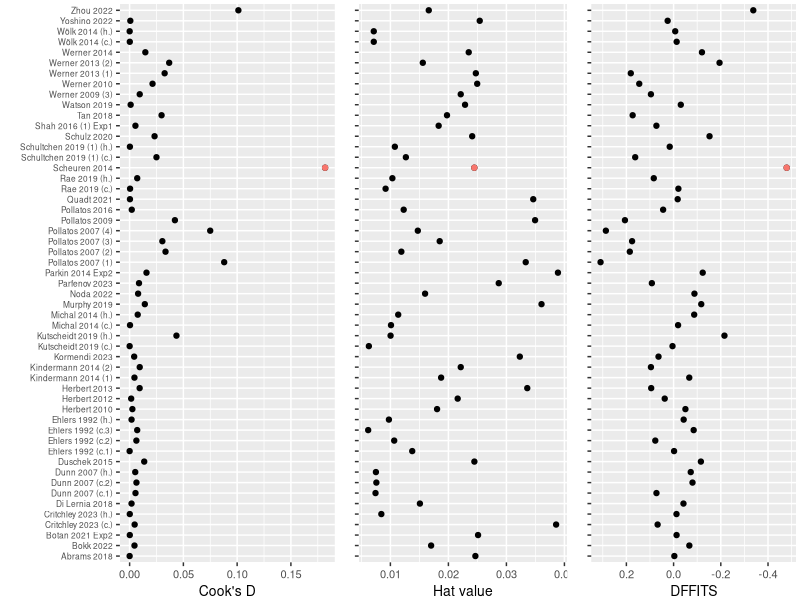
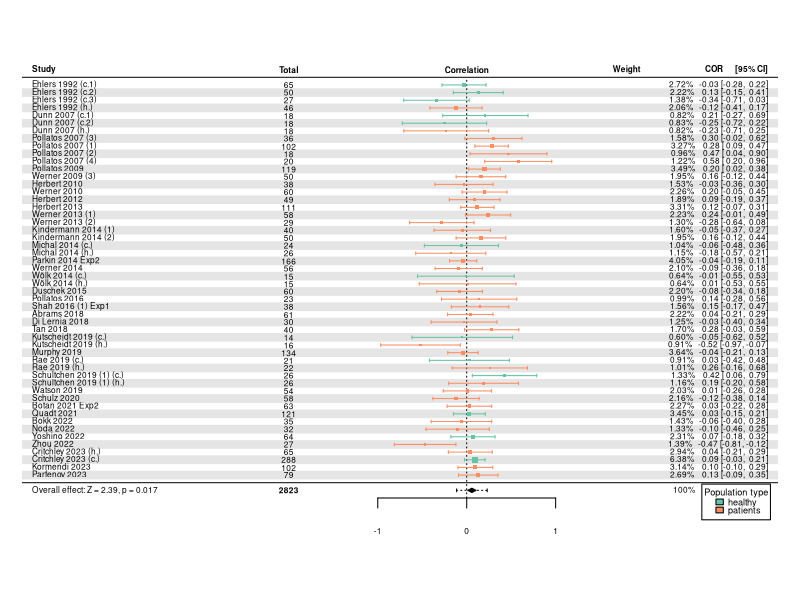
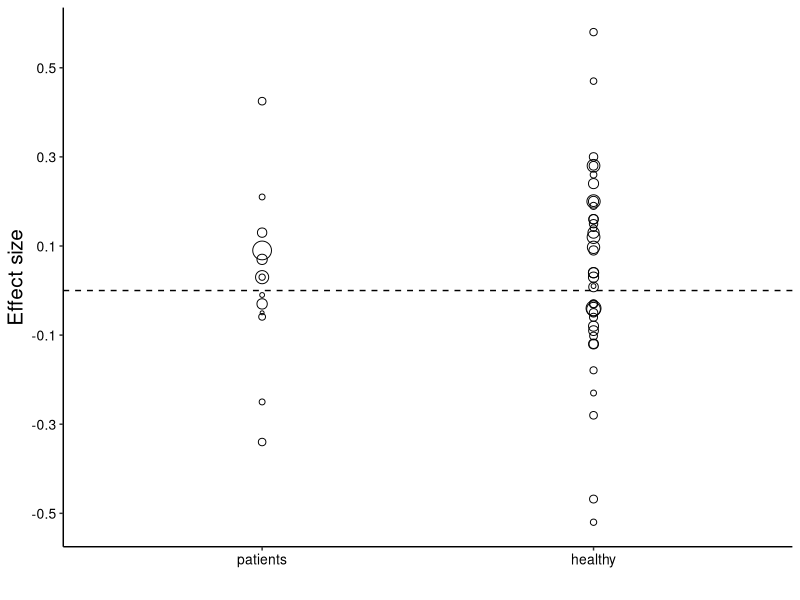
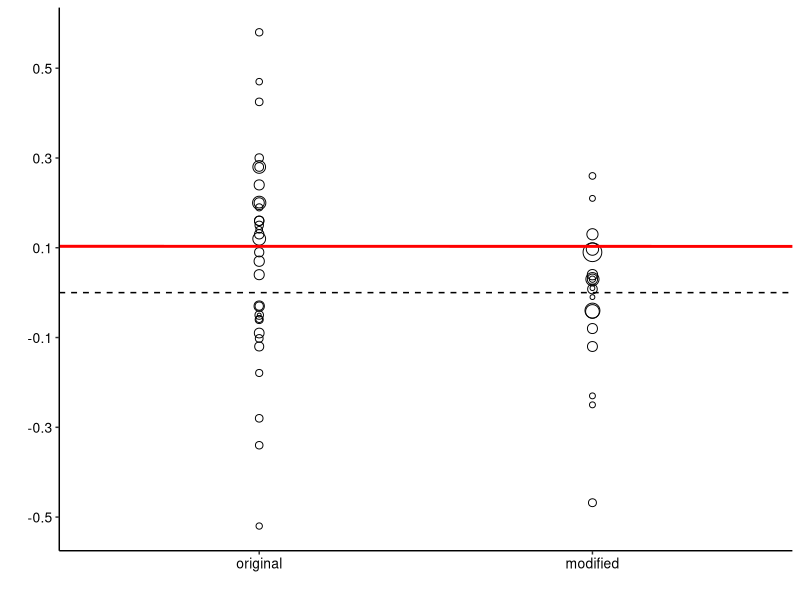
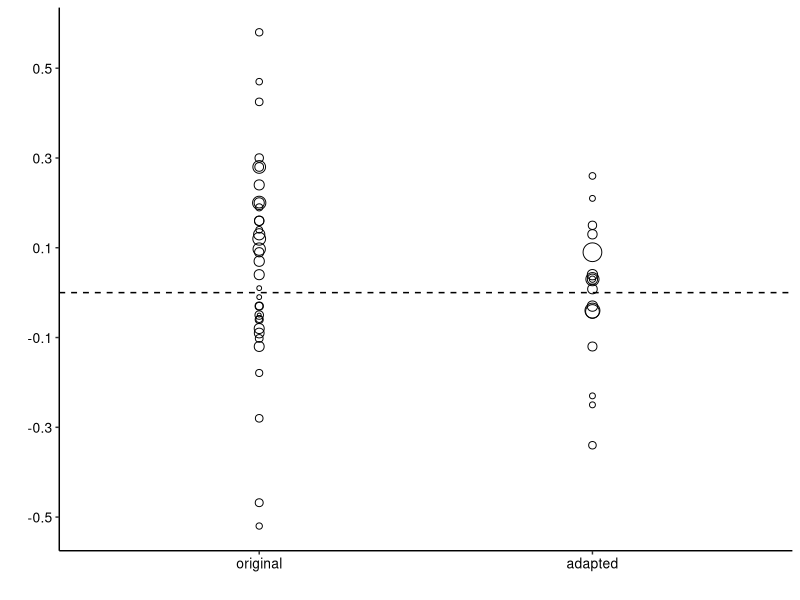
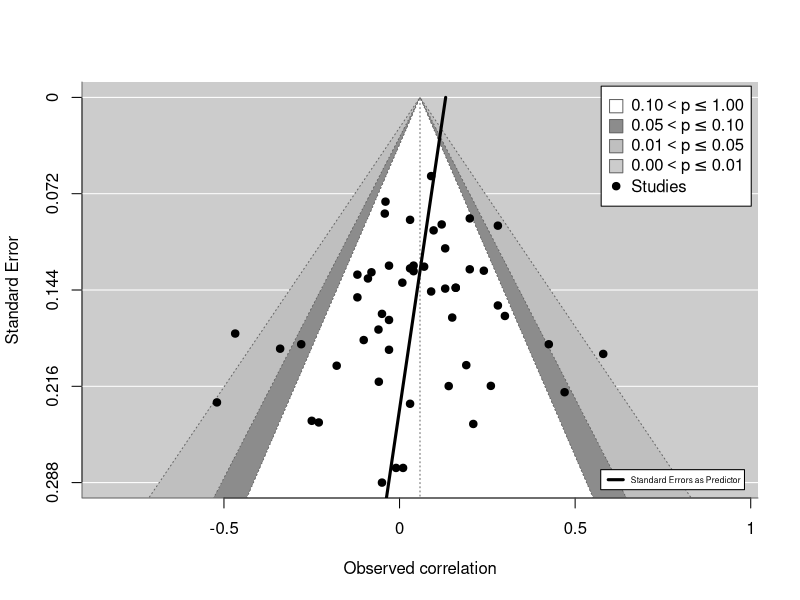

The R script that drew these images, in order: (Note: this script raises an error after producing the figures.)
# HCT and STAI-T ====
# Description: script to conduct meta-analysis investigating relationships between the HCT and STAI-T

# Create a vector of packages to use 
used_pachages <- c("dmetar", "ggplot2", "gridExtra", "metafor", "metameta", "metaviz", "readxl")
# Load packages
lapply(used_pachages, require, character.only = TRUE)

# Set working directory
setwd('/home/eparfenov/projects/HCT-questionnaires/')

# Load data and set up factors
mydata = read.table("Articles - STAI-T.tsv", sep = '\t', quote = "", header=TRUE)
mydata$Article <- as.factor(mydata$Article)
mydata$Formula_type <- as.factor(mydata$Formula_type)
mydata$Instructions_comb <- as.factor(mydata$Instructions_comb)
mydata$r_nature <- as.factor(mydata$r_nature)
# Set levels in the order they appear in the data set
mydata$Participants <- factor(mydata$Participants, levels = unique(mydata$Participants)) 

## Mixed effects model ====
res <- rma.mv(Corrected_r, Variance, random = ~ 1 | Article, data = mydata)
summary(res)

### Calculate heterogeneity ====
W <- diag(1/res$vi)
X <- model.matrix(res)
P <- W - W %*% X %*% solve(t(X) %*% W %*% X) %*% t(X) %*% W
I = 100 * sum(res$sigma2) / (sum(res$sigma2) + (res$k-res$p)/sum(diag(P)))
I

## Influence analyses =====
### DFFITS ====
mydata$df_vals <- dfbetas(res)$intrcpt
which(abs(mydata$df_vals) > 3 * sqrt(1 / (length(unique(res$dat$ID)) - 1)))
### Cook's D ====
mydata$cook_vals <- cooks.distance(res)
which(mydata$cook_vals > 0.45)
### Hats ====
mydata$hat_vals <- hatvalues(res)
which(mydata$hat_vals > 3 * (1 / length(unique(res$dat$ID))))

### Plot influence analysis ====
p1 <- qplot(cook_vals, ID, data=mydata) + 
  geom_point(data = mydata[25, ], aes(color = "red")) +
  theme(axis.title.y=element_blank(),
        axis.text.y=element_text(size=6),
        axis.text.x=element_text(size=8),
        axis.title.x=element_text(size=10),
        legend.position = "none") + 
  xlab("Cook's D")

p1 <- p1 + theme(plot.margin = unit(c(0.2, 0, 0, 1), "lines"))

p2 <- qplot(hat_vals, ID, data=mydata) + 
      geom_point(data = mydata[25, ], aes(color = "red")) +
      theme(axis.title.y=element_blank(),
      axis.text.y=element_blank(),
      axis.text.x=element_text(size=8),
      axis.title.x=element_text(size=10),
      legend.position = "none") + 
  xlab("Hat value")

p2 <- p2 + theme(plot.margin = unit(c(0.2, 0, 0, 1), "lines"))

p3 <- qplot(df_vals, ID, data=mydata) + 
      geom_point(data = mydata[25, ], aes(color = "red")) +
      theme(axis.title.y=element_blank(),
      axis.text.y=element_blank(),
      axis.text.x=element_text(size=8),
      axis.title.x=element_text(size=10),
      legend.position = "none") +
  xlab("DFFITS") + 
  scale_x_reverse()

p3 <- p3 + theme(plot.margin = unit(c(0.2, 0.2, 0, 1), "lines"))

p4 <- grid.arrange(p1, p2, p3, nrow = 1, widths=c(1.8,1.25,1.25))

ggsave('influence-analysis.png', path='plots/STAI', plot=p4, width=12, height=6, dpi=600)

# Remove influential cases
data_inf = mydata[-25, ]

## Recalculate mixed effects model ====
res <- rma.mv(Corrected_r, Variance, random = ~ 1 | Article, data = data_inf)
summary(res)
### Re-calculate heterogeneity ====
W <- diag(1/res$vi)
X <- model.matrix(res)
P <- W - W %*% X %*% solve(t(X) %*% W %*% X) %*% t(X) %*% W
I_inf = 100 * sum(res$sigma2) / (sum(res$sigma2) + (res$k-res$p)/sum(diag(P)))
I_inf

## Forest plot ====
colour_palette <- c(
  "healthy" = '#66c2a5',
  "patients" = '#fc8d62'
)
# Assign population type to the specific colours
colout_colours <- colour_palette[res$data$Participants]

png(filename='plots/STAI/forest-plot_all.png', res=600, width=6, height=8, units='in')
forest_plot = forest(res, xlim = c(-5, 3.5),
                     showweights = TRUE,
                     at = seq(-1, 1), shade = "zebra",
                     ilab = (N_sub), ilab.xpos = (-2), cex = 0.5,
                     header = c("Study", "COR      [95% CI]"),
                     colout = colout_colours,
                     # col = col_colours,
                     mlab = "",
                     xlab = "",
                     slab = paste(data_inf$ID),
                     addcred = TRUE)
legend("bottomright", legend = names(colour_palette), fill = colour_palette, title = "Population type", xpd = TRUE, 
       inset = c(0.01, -0.05), 
       x.intersp = 0.5, # adjust horizontal interspacing
       y.intersp = 0.7, # adjust vertical interspacing
       cex = 0.55) # adjust font size
par(xpd = TRUE)
text(-2, res$k+2, "Total", cex = 0.5, font = 2)
text(-2, -1, paste(sum(data_inf$N_sub)), cex = 0.5, font = 2)
text(0, res$k+2, "Correlation", cex = 0.5, font = 2)
text(1.8, res$k+2, "Weight", cex = 0.5, font = 2)
text(forest_plot$xlim[1], -1.23, pos = 4,
     bquote(paste("Overall effect: Z = ", .(formatC(res$zval, digits=2, format="f")), 
                  ", p", .(ifelse(res$pval<.001, " < 0.001",
                                  paste0(" = ",formatC(res$pval, digits=3, format="f")))))),
     xpd = TRUE, cex = 0.5)
dev.off()

## Moderation analysis ====
### Population type ====
mod_part <- rma.mv(Corrected_r, Variance, random = ~ 1 | Article, mods = ~ Participants, data = data_inf,
                   tdist = TRUE # base test statistics and confidence intervals on the t-distribution
)
summary(mod_part)

# Plot and save
mod_partic <- ggplot(data_inf, aes(x = Participants, y = Corrected_r, size = 1/Variance)) + 
  geom_point(data = data_inf, shape = 1) + 
  xlab("") + ylab("Effect size") +
  geom_hline(yintercept = 0, linetype="dashed") +
  theme(axis.title = element_text(size = 15),
        axis.text.y = element_text(size = 10, colour = 'black'),
        axis.text.x = element_text(size = 10, colour = 'black'),
        legend.position = "none",
        axis.line = element_line(color='black'),
        panel.background = element_blank(),
        panel.grid.major = element_blank(),
        panel.grid.minor = element_blank(),
        panel.border = element_blank()) +
  scale_y_continuous(breaks = round(seq(min(data_inf$Corrected_r), max(data_inf$Corrected_r), by = 0.2), 1))
ggsave('participants-moderator.png', path='plots/STAI', plot=mod_partic, width=4, height=6, dpi=600)

### Instructions used ====
# Remove one study which didn't report type of instructions used
data_inf_instr <- data_inf[!is.na(data_inf$Instructions_comb),]
mod_instr <- rma.mv(Corrected_r, Variance, random = ~ 1 | Article, mods = ~ Instructions_comb, data = data_inf_instr, 
                    tdist = TRUE # base test statistics and confidence intervals on the t-distribution
)
summary(mod_instr)

# Check the effect each instructions type (model with no intercept)
# instr_type <- rma.mv(Corrected_r, Variance, random = ~ 1 | Article, mods = ~ Instructions_comb-1, data = data_inf_instr, 
#                     tdist = TRUE # base test statistics and confidence intervals on the t-distribution
# )
# summary(instr_type)

# Extract predicted values
preds <- predict(mod_instr, newmods = c(0,1))
# Plot and save
mod_instruct <- ggplot(data_inf_instr, aes(x = Instructions_comb, y = Corrected_r, size = 1/Variance))+
  geom_point(data = data_inf_instr, shape = 1) +
  xlab("") + ylab("") +
  geom_hline(yintercept = 0, linetype="dashed") +
  geom_abline(intercept = preds$pred[1], slope = preds$pred[2], color = 'red', linewidth = 1) +
  theme(axis.text.y = element_text(size = 10, colour = 'black'),
        axis.text.x = element_text(size = 10, colour = 'black'),
        legend.position = "none",
        axis.line = element_line(color='black'),
        panel.background = element_blank(),
        panel.grid.major = element_blank(),
        panel.grid.minor = element_blank(),
        panel.border = element_blank()) +
  scale_y_continuous(breaks = round(seq(min(data_inf$Corrected_r), max(data_inf$Corrected_r), by = 0.2), 1)) +
  scale_x_discrete(labels = c("1" = "original", "2" = "modified"))
ggsave('instructions-moderator.png', path='plots/STAI', plot=mod_instruct, width=4, height=6, dpi=600)

### Formula used ====
mod_formula <- rma.mv(Corrected_r, Variance, random = ~ 1 | Article, mods = ~ Formula_type, data = data_inf,
                      tdist = TRUE # base test statistics and confidence intervals on the t-distribution
)
summary(mod_formula)

# Plot and save
mod_form <- ggplot(data_inf, aes(x = Formula_type, y = Corrected_r, size = 1/Variance)) + 
  geom_point(data = data_inf, shape = 1) + 
  xlab("") + ylab("") +
  geom_hline(yintercept = 0, linetype="dashed") +
  theme(axis.text.y = element_text(size = 10, colour = 'black'),
        axis.text.x = element_text(size = 10, colour = 'black'),
        legend.position = "none",
        axis.line = element_line(color='black'),
        panel.background = element_blank(),
        panel.grid.major = element_blank(),
        panel.grid.minor = element_blank(),
        panel.border = element_blank()) +
  scale_y_continuous(breaks = round(seq(min(data_inf$Corrected_r), max(data_inf$Corrected_r), by = 0.2), 1)) +
  scale_x_discrete(labels = c("0" = "original", "1" = "adapted"))
ggsave('formula-moderator.png', path='plots/STAI', plot=mod_form, width=4, height=6, dpi=600)

### Correction for multiple comparison ====
p_values <- c(mod_part$QMp, mod_instr$QMp, mod_formula$QMp)
p.adjust(p_values, method = "bonferroni")

## Publication bias ====
### Egger's test (Funnel plot asymmetry) ====
reg <- regtest(Corrected_r, Variance, data=data_inf)
reg

### Funnel plot ====
png(filename='plots/STAI/funnel_all.png', res=600, width=6, height=6, units='in')
funnel_plot = funnel(res,
                     level=c(90, 95, 99),
                     xlab = "Observed correlation",
                     shade=c("white", "gray55", "gray75"),
                     legend=TRUE)
se <- seq(0,1.8,length=100) # add regression line to funnel plot
lines(coef(reg$fit)[1] + coef(reg$fit)[2]*se, se, lwd=3)
legend("bottomright", inset = 0.02, 
       lty = "solid", lwd = 3, 
       cex = 0.5, 
       bg = "white", 
       legend = "Standard Errors as Predictor")
dev.off()

## Study-level power analysis ====
data_inf$sei <- sqrt(data_inf$Variance)
data_inf$yi <- data_inf$Corrected_r
power_parf <- mapower_se(dat=data_inf, 
                         observed_es = 0.06, # observed effect size from the model
                         name = 'Parfenov & Duncan 2023')
power_pd_dat <- power_parf$dat
power_parf$power_median_dat
min(power_pd_dat$power_es_observed)
max(power_pd_dat$power_es_observed)
median(power_pd_dat$power_es_observed)
### Sunset plot ====
sunset_plot <- viz_sunset(res, true_effect = 0.06, sig_level = 0.05, power_contours = "continuous", xlab = "Observed correlation")
ggsave('plots/STAI/sunset.png', plot = sunset_plot, dpi = 600, width = 6, height = 6, units = 'in')
